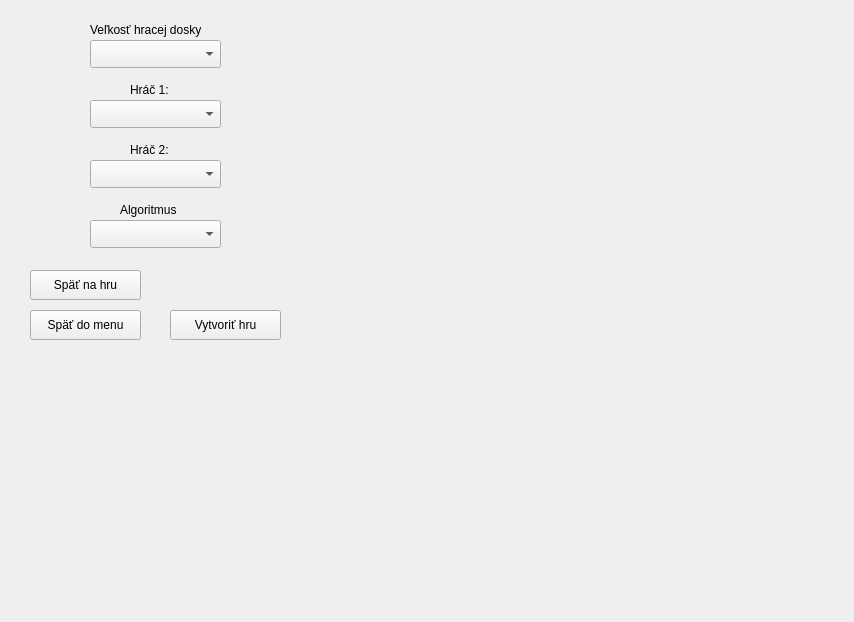
<?xml version="1.0" encoding="UTF-8"?>
<ui version="4.0">
 <class>gui</class>
 <widget class="QMainWindow" name="gui">
  <property name="geometry">
   <rect>
    <x>0</x>
    <y>0</y>
    <width>854</width>
    <height>622</height>
   </rect>
  </property>
  <property name="windowTitle">
   <string>Othello Game</string>
  </property>
  <widget class="QWidget" name="centralWidget">
   <property name="autoFillBackground">
    <bool>false</bool>
   </property>
   <widget class="QStackedWidget" name="stackedWidget">
    <property name="geometry">
     <rect>
      <x>10</x>
      <y>10</y>
      <width>650</width>
      <height>660</height>
     </rect>
    </property>
    <property name="currentIndex">
     <number>1</number>
    </property>
    <widget class="QWidget" name="page">
     <widget class="QPushButton" name="buttonDemoGame">
      <property name="geometry">
       <rect>
        <x>90</x>
        <y>180</y>
        <width>121</width>
        <height>30</height>
       </rect>
      </property>
      <property name="text">
       <string>Autori</string>
      </property>
     </widget>
     <widget class="QPushButton" name="buttonNewGame">
      <property name="geometry">
       <rect>
        <x>90</x>
        <y>120</y>
        <width>121</width>
        <height>30</height>
       </rect>
      </property>
      <property name="text">
       <string>Nová Hra</string>
      </property>
      <property name="default">
       <bool>false</bool>
      </property>
      <property name="flat">
       <bool>false</bool>
      </property>
     </widget>
     <widget class="QPushButton" name="buttonLoadGame">
      <property name="geometry">
       <rect>
        <x>90</x>
        <y>80</y>
        <width>121</width>
        <height>30</height>
       </rect>
      </property>
      <property name="text">
       <string>Načítať Hru</string>
      </property>
     </widget>
    </widget>
    <widget class="QWidget" name="page_2">
     <widget class="QComboBox" name="comboBoxDeskSize">
      <property name="geometry">
       <rect>
        <x>80</x>
        <y>30</y>
        <width>131</width>
        <height>28</height>
       </rect>
      </property>
     </widget>
     <widget class="QComboBox" name="comboBoxPlayer1">
      <property name="geometry">
       <rect>
        <x>80</x>
        <y>90</y>
        <width>131</width>
        <height>28</height>
       </rect>
      </property>
     </widget>
     <widget class="QPushButton" name="pushButton_12">
      <property name="geometry">
       <rect>
        <x>160</x>
        <y>300</y>
        <width>111</width>
        <height>30</height>
       </rect>
      </property>
      <property name="text">
       <string>Vytvoriť hru</string>
      </property>
     </widget>
     <widget class="QComboBox" name="comboBoxAlgorithm">
      <property name="geometry">
       <rect>
        <x>80</x>
        <y>210</y>
        <width>131</width>
        <height>28</height>
       </rect>
      </property>
     </widget>
     <widget class="QPushButton" name="buttonBack">
      <property name="geometry">
       <rect>
        <x>20</x>
        <y>300</y>
        <width>111</width>
        <height>30</height>
       </rect>
      </property>
      <property name="text">
       <string>Späť do menu</string>
      </property>
     </widget>
     <widget class="QLabel" name="label_2">
      <property name="geometry">
       <rect>
        <x>80</x>
        <y>10</y>
        <width>151</width>
        <height>20</height>
       </rect>
      </property>
      <property name="text">
       <string>Veľkosť hracej dosky</string>
      </property>
     </widget>
     <widget class="QLabel" name="label_3">
      <property name="geometry">
       <rect>
        <x>120</x>
        <y>130</y>
        <width>66</width>
        <height>20</height>
       </rect>
      </property>
      <property name="text">
       <string>Hráč 2:</string>
      </property>
     </widget>
     <widget class="QComboBox" name="comboBoxPlayer2">
      <property name="geometry">
       <rect>
        <x>80</x>
        <y>150</y>
        <width>131</width>
        <height>28</height>
       </rect>
      </property>
     </widget>
     <widget class="QLabel" name="label_4">
      <property name="enabled">
       <bool>true</bool>
      </property>
      <property name="geometry">
       <rect>
        <x>110</x>
        <y>190</y>
        <width>81</width>
        <height>20</height>
       </rect>
      </property>
      <property name="text">
       <string>Algoritmus</string>
      </property>
     </widget>
     <widget class="QLabel" name="label_5">
      <property name="geometry">
       <rect>
        <x>120</x>
        <y>70</y>
        <width>66</width>
        <height>20</height>
       </rect>
      </property>
      <property name="text">
       <string>Hráč 1:</string>
      </property>
     </widget>
     <widget class="QPushButton" name="buttonBackToGame">
      <property name="geometry">
       <rect>
        <x>20</x>
        <y>260</y>
        <width>111</width>
        <height>30</height>
       </rect>
      </property>
      <property name="text">
       <string>Späť na hru</string>
      </property>
     </widget>
    </widget>
    <widget class="QWidget" name="page_3">
     <widget class="QGraphicsView" name="graphicsView">
      <property name="enabled">
       <bool>true</bool>
      </property>
      <property name="geometry">
       <rect>
        <x>0</x>
        <y>50</y>
        <width>640</width>
        <height>550</height>
       </rect>
      </property>
      <property name="cursor" stdset="0">
       <cursorShape>PointingHandCursor</cursorShape>
      </property>
      <property name="alignment">
       <set>Qt::AlignLeading|Qt::AlignLeft|Qt::AlignTop</set>
      </property>
     </widget>
     <widget class="QPushButton" name="buttonNewGame2">
      <property name="geometry">
       <rect>
        <x>20</x>
        <y>10</y>
        <width>111</width>
        <height>30</height>
       </rect>
      </property>
      <property name="text">
       <string>Nová hra</string>
      </property>
     </widget>
     <widget class="QLabel" name="labelMove">
      <property name="geometry">
       <rect>
        <x>500</x>
        <y>160</y>
        <width>121</width>
        <height>20</height>
       </rect>
      </property>
      <property name="font">
       <font>
        <pointsize>16</pointsize>
        <weight>75</weight>
        <bold>true</bold>
       </font>
      </property>
      <property name="text">
       <string>Na ťahu:</string>
      </property>
      <property name="alignment">
       <set>Qt::AlignCenter</set>
      </property>
     </widget>
     <widget class="QPushButton" name="buttonLoad2">
      <property name="geometry">
       <rect>
        <x>550</x>
        <y>10</y>
        <width>81</width>
        <height>30</height>
       </rect>
      </property>
      <property name="text">
       <string>Načítať</string>
      </property>
     </widget>
     <widget class="QPushButton" name="buttonSave">
      <property name="geometry">
       <rect>
        <x>460</x>
        <y>10</y>
        <width>81</width>
        <height>30</height>
       </rect>
      </property>
      <property name="text">
       <string>Uložiť</string>
      </property>
     </widget>
     <widget class="QPushButton" name="buttonChangeGame">
      <property name="geometry">
       <rect>
        <x>500</x>
        <y>480</y>
        <width>121</width>
        <height>30</height>
       </rect>
      </property>
      <property name="text">
       <string>Zmeniť hru</string>
      </property>
     </widget>
     <widget class="QLabel" name="labelPlayer1Score">
      <property name="geometry">
       <rect>
        <x>560</x>
        <y>310</y>
        <width>31</width>
        <height>20</height>
       </rect>
      </property>
      <property name="font">
       <font>
        <pointsize>16</pointsize>
        <weight>75</weight>
        <bold>true</bold>
       </font>
      </property>
      <property name="text">
       <string>2</string>
      </property>
     </widget>
     <widget class="QLabel" name="labelPlayer2Score">
      <property name="geometry">
       <rect>
        <x>560</x>
        <y>370</y>
        <width>31</width>
        <height>20</height>
       </rect>
      </property>
      <property name="font">
       <font>
        <pointsize>16</pointsize>
        <weight>75</weight>
        <bold>true</bold>
       </font>
      </property>
      <property name="text">
       <string>2</string>
      </property>
     </widget>
     <widget class="QPushButton" name="buttonPass">
      <property name="geometry">
       <rect>
        <x>500</x>
        <y>110</y>
        <width>121</width>
        <height>30</height>
       </rect>
      </property>
      <property name="text">
       <string>Pass</string>
      </property>
     </widget>
     <widget class="QComboBox" name="comboBoxGame">
      <property name="geometry">
       <rect>
        <x>500</x>
        <y>440</y>
        <width>121</width>
        <height>28</height>
       </rect>
      </property>
     </widget>
     <widget class="QToolButton" name="buttonRedo">
      <property name="geometry">
       <rect>
        <x>565</x>
        <y>70</y>
        <width>55</width>
        <height>28</height>
       </rect>
      </property>
      <property name="text">
       <string>...</string>
      </property>
      <property name="arrowType">
       <enum>Qt::RightArrow</enum>
      </property>
     </widget>
     <widget class="QToolButton" name="buttonUndo">
      <property name="geometry">
       <rect>
        <x>500</x>
        <y>70</y>
        <width>55</width>
        <height>28</height>
       </rect>
      </property>
      <property name="font">
       <font>
        <pointsize>15</pointsize>
        <weight>50</weight>
        <bold>false</bold>
       </font>
      </property>
      <property name="text">
       <string>...</string>
      </property>
      <property name="iconSize">
       <size>
        <width>32</width>
        <height>32</height>
       </size>
      </property>
      <property name="shortcut">
       <string/>
      </property>
      <property name="checkable">
       <bool>false</bool>
      </property>
      <property name="autoRaise">
       <bool>false</bool>
      </property>
      <property name="arrowType">
       <enum>Qt::LeftArrow</enum>
      </property>
     </widget>
     <widget class="QLabel" name="labelStatus">
      <property name="geometry">
       <rect>
        <x>140</x>
        <y>9</y>
        <width>311</width>
        <height>31</height>
       </rect>
      </property>
      <property name="font">
       <font>
        <pointsize>12</pointsize>
        <weight>75</weight>
        <bold>true</bold>
       </font>
      </property>
      <property name="text">
       <string>...</string>
      </property>
      <property name="alignment">
       <set>Qt::AlignCenter</set>
      </property>
     </widget>
     <widget class="QLabel" name="labelMove_2">
      <property name="geometry">
       <rect>
        <x>500</x>
        <y>260</y>
        <width>121</width>
        <height>20</height>
       </rect>
      </property>
      <property name="font">
       <font>
        <pointsize>16</pointsize>
        <weight>75</weight>
        <bold>true</bold>
       </font>
      </property>
      <property name="text">
       <string>Skóre</string>
      </property>
      <property name="alignment">
       <set>Qt::AlignCenter</set>
      </property>
     </widget>
    </widget>
   </widget>
  </widget>
 </widget>
 <layoutdefault spacing="6" margin="11"/>
 <resources/>
 <connections/>
</ui>
